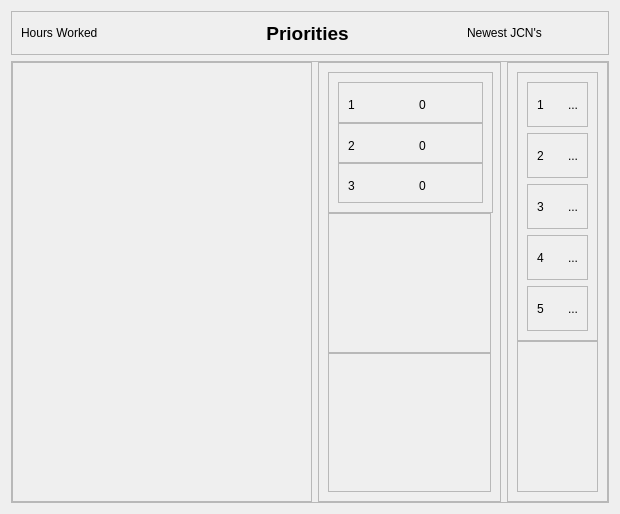
            <widget class="QWidget" name="dashboard_view">
             <layout class="QVBoxLayout" name="verticalLayout_8">
              <item alignment="Qt::AlignTop">
               <widget class="QFrame" name="frame_15">
                <property name="frameShape">
                 <enum>QFrame::StyledPanel</enum>
                </property>
                <property name="frameShadow">
                 <enum>QFrame::Raised</enum>
                </property>
                <layout class="QHBoxLayout" name="horizontalLayout_8">
                 <item alignment="Qt::AlignLeft|Qt::AlignVCenter">
                  <widget class="QLabel" name="label_2">
                   <property name="text">
                    <string>Hours Worked</string>
                   </property>
                  </widget>
                 </item>
                 <item alignment="Qt::AlignLeft">
                  <widget class="QLabel" name="label_9">
                   <property name="minimumSize">
                    <size>
                     <width>183</width>
                     <height>24</height>
                    </size>
                   </property>
                   <property name="maximumSize">
                    <size>
                     <width>183</width>
                     <height>24</height>
                    </size>
                   </property>
                   <property name="font">
                    <font>
                     <pointsize>14</pointsize>
                     <italic>false</italic>
                     <bold>true</bold>
                    </font>
                   </property>
                   <property name="text">
                    <string>Priorities</string>
                   </property>
                   <property name="alignment">
                    <set>Qt::AlignCenter</set>
                   </property>
                  </widget>
                 </item>
                 <item alignment="Qt::AlignHCenter|Qt::AlignVCenter">
                  <widget class="QLabel" name="label">
                   <property name="text">
                    <string>Newest JCN's</string>
                   </property>
                  </widget>
                 </item>
                </layout>
               </widget>
              </item>
              <item>
               <widget class="QFrame" name="frame_16">
                <property name="sizePolicy">
                 <sizepolicy hsizetype="Preferred" vsizetype="Expanding">
                  <horstretch>0</horstretch>
                  <verstretch>0</verstretch>
                 </sizepolicy>
                </property>
                <property name="frameShape">
                 <enum>QFrame::StyledPanel</enum>
                </property>
                <property name="frameShadow">
                 <enum>QFrame::Raised</enum>
                </property>
                <layout class="QGridLayout" name="gridLayout">
                 <property name="leftMargin">
                  <number>0</number>
                 </property>
                 <property name="topMargin">
                  <number>0</number>
                 </property>
                 <property name="rightMargin">
                  <number>0</number>
                 </property>
                 <property name="bottomMargin">
                  <number>0</number>
                 </property>
                 <item row="0" column="0">
                  <widget class="QFrame" name="dashboard_frame_left">
                   <property name="minimumSize">
                    <size>
                     <width>300</width>
                     <height>440</height>
                    </size>
                   </property>
                   <property name="frameShape">
                    <enum>QFrame::StyledPanel</enum>
                   </property>
                   <property name="frameShadow">
                    <enum>QFrame::Raised</enum>
                   </property>
                  </widget>
                 </item>
                 <item row="0" column="1">
                  <widget class="QFrame" name="dashboard_frame_center">
                   <property name="minimumSize">
                    <size>
                     <width>183</width>
                     <height>0</height>
                    </size>
                   </property>
                   <property name="maximumSize">
                    <size>
                     <width>183</width>
                     <height>16777215</height>
                    </size>
                   </property>
                   <property name="frameShape">
                    <enum>QFrame::StyledPanel</enum>
                   </property>
                   <property name="frameShadow">
                    <enum>QFrame::Raised</enum>
                   </property>
                   <layout class="QVBoxLayout" name="verticalLayout_6">
                    <property name="spacing">
                     <number>0</number>
                    </property>
                    <item>
                     <widget class="QFrame" name="frame">
                      <property name="minimumSize">
                       <size>
                        <width>165</width>
                        <height>0</height>
                       </size>
                      </property>
                      <property name="maximumSize">
                       <size>
                        <width>165</width>
                        <height>141</height>
                       </size>
                      </property>
                      <property name="frameShape">
                       <enum>QFrame::StyledPanel</enum>
                      </property>
                      <property name="frameShadow">
                       <enum>QFrame::Raised</enum>
                      </property>
                      <layout class="QVBoxLayout" name="verticalLayout_9">
                       <property name="spacing">
                        <number>0</number>
                       </property>
                       <item>
                        <widget class="QFrame" name="frame_4">
                         <property name="maximumSize">
                          <size>
                           <width>147</width>
                           <height>41</height>
                          </size>
                         </property>
                         <property name="frameShape">
                          <enum>QFrame::StyledPanel</enum>
                         </property>
                         <property name="frameShadow">
                          <enum>QFrame::Raised</enum>
                         </property>
                         <layout class="QHBoxLayout" name="horizontalLayout_9">
                          <property name="spacing">
                           <number>0</number>
                          </property>
                          <item>
                           <widget class="QLabel" name="pri_1">
                            <property name="minimumSize">
                             <size>
                              <width>25</width>
                              <height>25</height>
                             </size>
                            </property>
                            <property name="maximumSize">
                             <size>
                              <width>25</width>
                              <height>25</height>
                             </size>
                            </property>
                            <property name="baseSize">
                             <size>
                              <width>13</width>
                              <height>0</height>
                             </size>
                            </property>
                            <property name="text">
                             <string>1</string>
                            </property>
                           </widget>
                          </item>
                          <item alignment="Qt::AlignHCenter|Qt::AlignVCenter">
                           <widget class="QLabel" name="pri_1_count">
                            <property name="minimumSize">
                             <size>
                              <width>0</width>
                              <height>25</height>
                             </size>
                            </property>
                            <property name="maximumSize">
                             <size>
                              <width>16777215</width>
                              <height>25</height>
                             </size>
                            </property>
                            <property name="sizeIncrement">
                             <size>
                              <width>25</width>
                              <height>0</height>
                             </size>
                            </property>
                            <property name="baseSize">
                             <size>
                              <width>25</width>
                              <height>0</height>
                             </size>
                            </property>
                            <property name="text">
                             <string>0</string>
                            </property>
                           </widget>
                          </item>
                         </layout>
                        </widget>
                       </item>
                       <item>
                        <widget class="QFrame" name="frame_6">
                         <property name="maximumSize">
                          <size>
                           <width>147</width>
                           <height>41</height>
                          </size>
                         </property>
                         <property name="frameShape">
                          <enum>QFrame::StyledPanel</enum>
                         </property>
                         <property name="frameShadow">
                          <enum>QFrame::Raised</enum>
                         </property>
                         <layout class="QHBoxLayout" name="horizontalLayout_11">
                          <property name="spacing">
                           <number>0</number>
                          </property>
                          <item>
                           <widget class="QLabel" name="pri_2">
                            <property name="minimumSize">
                             <size>
                              <width>25</width>
                              <height>25</height>
                             </size>
                            </property>
                            <property name="maximumSize">
                             <size>
                              <width>25</width>
                              <height>25</height>
                             </size>
                            </property>
                            <property name="text">
                             <string>2</string>
                            </property>
                           </widget>
                          </item>
                          <item alignment="Qt::AlignHCenter|Qt::AlignVCenter">
                           <widget class="QLabel" name="pri_2_count">
                            <property name="minimumSize">
                             <size>
                              <width>0</width>
                              <height>25</height>
                             </size>
                            </property>
                            <property name="maximumSize">
                             <size>
                              <width>16777215</width>
                              <height>25</height>
                             </size>
                            </property>
                            <property name="text">
                             <string>0</string>
                            </property>
                           </widget>
                          </item>
                         </layout>
                        </widget>
                       </item>
                       <item>
                        <widget class="QFrame" name="frame_5">
                         <property name="maximumSize">
                          <size>
                           <width>147</width>
                           <height>41</height>
                          </size>
                         </property>
                         <property name="frameShape">
                          <enum>QFrame::StyledPanel</enum>
                         </property>
                         <property name="frameShadow">
                          <enum>QFrame::Raised</enum>
                         </property>
                         <layout class="QHBoxLayout" name="horizontalLayout_10">
                          <property name="spacing">
                           <number>0</number>
                          </property>
                          <item>
                           <widget class="QLabel" name="pri_3">
                            <property name="minimumSize">
                             <size>
                              <width>25</width>
                              <height>25</height>
                             </size>
                            </property>
                            <property name="maximumSize">
                             <size>
                              <width>25</width>
                              <height>25</height>
                             </size>
                            </property>
                            <property name="text">
                             <string>3</string>
                            </property>
                           </widget>
                          </item>
                          <item alignment="Qt::AlignHCenter|Qt::AlignVCenter">
                           <widget class="QLabel" name="pri_3_count">
                            <property name="minimumSize">
                             <size>
                              <width>0</width>
                              <height>25</height>
                             </size>
                            </property>
                            <property name="maximumSize">
                             <size>
                              <width>16777215</width>
                              <height>25</height>
                             </size>
                            </property>
                            <property name="text">
                             <string>0</string>
                            </property>
                           </widget>
                          </item>
                         </layout>
                        </widget>
                       </item>
                      </layout>
                     </widget>
                    </item>
                    <item>
                     <widget class="QFrame" name="frame_2">
                      <property name="frameShape">
                       <enum>QFrame::StyledPanel</enum>
                      </property>
                      <property name="frameShadow">
                       <enum>QFrame::Raised</enum>
                      </property>
                     </widget>
                    </item>
                    <item>
                     <widget class="QFrame" name="frame_3">
                      <property name="frameShape">
                       <enum>QFrame::StyledPanel</enum>
                      </property>
                      <property name="frameShadow">
                       <enum>QFrame::Raised</enum>
                      </property>
                     </widget>
                    </item>
                   </layout>
                  </widget>
                 </item>
                 <item row="0" column="2">
                  <widget class="QFrame" name="dashboard_frame_right">
                   <property name="frameShape">
                    <enum>QFrame::StyledPanel</enum>
                   </property>
                   <property name="frameShadow">
                    <enum>QFrame::Raised</enum>
                   </property>
                   <layout class="QVBoxLayout" name="verticalLayout_18">
                    <property name="spacing">
                     <number>0</number>
                    </property>
                    <item>
                     <widget class="QFrame" name="frame_7">
                      <property name="frameShape">
                       <enum>QFrame::StyledPanel</enum>
                      </property>
                      <property name="frameShadow">
                       <enum>QFrame::Raised</enum>
                      </property>
                      <layout class="QVBoxLayout" name="verticalLayout_19">
                       <item>
                        <widget class="QFrame" name="set_1">
                         <property name="frameShape">
                          <enum>QFrame::StyledPanel</enum>
                         </property>
                         <property name="frameShadow">
                          <enum>QFrame::Raised</enum>
                         </property>
                         <layout class="QHBoxLayout" name="horizontalLayout_12">
                          <item>
                           <widget class="QLabel" name="set_1_num">
                            <property name="minimumSize">
                             <size>
                              <width>25</width>
                              <height>25</height>
                             </size>
                            </property>
                            <property name="maximumSize">
                             <size>
                              <width>25</width>
                              <height>25</height>
                             </size>
                            </property>
                            <property name="text">
                             <string>1</string>
                            </property>
                           </widget>
                          </item>
                          <item>
                           <widget class="QLabel" name="set_1_count">
                            <property name="text">
                             <string>...</string>
                            </property>
                           </widget>
                          </item>
                         </layout>
                        </widget>
                       </item>
                       <item>
                        <widget class="QFrame" name="set_2">
                         <property name="frameShape">
                          <enum>QFrame::StyledPanel</enum>
                         </property>
                         <property name="frameShadow">
                          <enum>QFrame::Raised</enum>
                         </property>
                         <layout class="QHBoxLayout" name="horizontalLayout_13">
                          <item>
                           <widget class="QLabel" name="set_2_num">
                            <property name="minimumSize">
                             <size>
                              <width>25</width>
                              <height>25</height>
                             </size>
                            </property>
                            <property name="maximumSize">
                             <size>
                              <width>25</width>
                              <height>25</height>
                             </size>
                            </property>
                            <property name="text">
                             <string>2</string>
                            </property>
                           </widget>
                          </item>
                          <item>
                           <widget class="QLabel" name="set_2_count">
                            <property name="text">
                             <string>...</string>
                            </property>
                           </widget>
                          </item>
                         </layout>
                        </widget>
                       </item>
                       <item>
                        <widget class="QFrame" name="set_3">
                         <property name="frameShape">
                          <enum>QFrame::StyledPanel</enum>
                         </property>
                         <property name="frameShadow">
                          <enum>QFrame::Raised</enum>
                         </property>
                         <layout class="QHBoxLayout" name="horizontalLayout_14">
                          <item>
                           <widget class="QLabel" name="set_3_num">
                            <property name="minimumSize">
                             <size>
                              <width>25</width>
                              <height>25</height>
                             </size>
                            </property>
                            <property name="maximumSize">
                             <size>
                              <width>25</width>
                              <height>25</height>
                             </size>
                            </property>
                            <property name="text">
                             <string>3</string>
                            </property>
                           </widget>
                          </item>
                          <item>
                           <widget class="QLabel" name="set_3_count">
                            <property name="text">
                             <string>...</string>
                            </property>
                           </widget>
                          </item>
                         </layout>
                        </widget>
                       </item>
                       <item>
                        <widget class="QFrame" name="set_4">
                         <property name="frameShape">
                          <enum>QFrame::StyledPanel</enum>
                         </property>
                         <property name="frameShadow">
                          <enum>QFrame::Raised</enum>
                         </property>
                         <layout class="QHBoxLayout" name="horizontalLayout_15">
                          <item>
                           <widget class="QLabel" name="set_4_num">
                            <property name="minimumSize">
                             <size>
                              <width>25</width>
                              <height>25</height>
                             </size>
                            </property>
                            <property name="maximumSize">
                             <size>
                              <width>25</width>
                              <height>25</height>
                             </size>
                            </property>
                            <property name="text">
                             <string>4</string>
                            </property>
                           </widget>
                          </item>
                          <item>
                           <widget class="QLabel" name="set_4_count">
                            <property name="text">
                             <string>...</string>
                            </property>
                           </widget>
                          </item>
                         </layout>
                        </widget>
                       </item>
                       <item>
                        <widget class="QFrame" name="set_5">
                         <property name="frameShape">
                          <enum>QFrame::StyledPanel</enum>
                         </property>
                         <property name="frameShadow">
                          <enum>QFrame::Raised</enum>
                         </property>
                         <layout class="QHBoxLayout" name="horizontalLayout_16">
                          <item>
                           <widget class="QLabel" name="set_5_num">
                            <property name="minimumSize">
                             <size>
                              <width>25</width>
                              <height>25</height>
                             </size>
                            </property>
                            <property name="maximumSize">
                             <size>
                              <width>25</width>
                              <height>25</height>
                             </size>
                            </property>
                            <property name="text">
                             <string>5</string>
                            </property>
                           </widget>
                          </item>
                          <item>
                           <widget class="QLabel" name="set_5_count">
                            <property name="text">
                             <string>...</string>
                            </property>
                           </widget>
                          </item>
                         </layout>
                        </widget>
                       </item>
                      </layout>
                     </widget>
                    </item>
                    <item>
                     <widget class="QFrame" name="frame_9">
                      <property name="frameShape">
                       <enum>QFrame::StyledPanel</enum>
                      </property>
                      <property name="frameShadow">
                       <enum>QFrame::Raised</enum>
                      </property>
                     </widget>
                    </item>
                   </layout>
                  </widget>
                 </item>
                </layout>
               </widget>
              </item>
             </layout>
            </widget>
